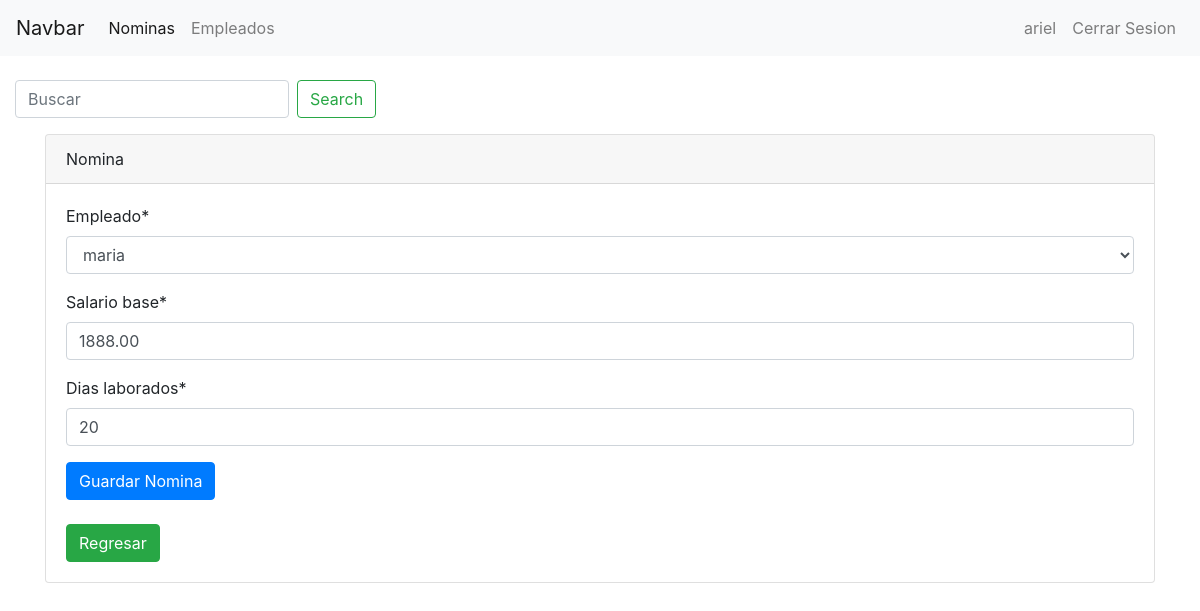
The app's page /nomina/editar/2/ (signed in) with its own data.
### empleados/models.py (models this page shows, shortened)
class Nomina(models.Model):
	empleado = models.ForeignKey('Empleado', on_delete=models.CASCADE)
	salario_base = models.DecimalField(max_digits=10, decimal_places=2, default=0)
	dias_laborados = models.IntegerField(default=0)
	salario_total = models.DecimalField(max_digits=10, decimal_places=2, default=0)
	fecha = models.DateTimeField(default=timezone.now)

### empleados/views.py (the view)
# urls.py: path('nomina/editar/<int:pk>/', NominaUpdateView.as_view(), name='nomina-editar'),
class NominaUpdateView(LoginRequiredMixin, UpdateView):
	model = Nomina
	fields = ['empleado', 'salario_base', 'dias_laborados']

### empleados/models.py (called while the page is built)
	def __str__(self):
		return self.nombre

### empleados/templates/empleados/nomina_form.html (shortened to what this page needs)
{% extends "empleados/base.html" %}
{% load crispy_forms_tags %}
{% block content %}
<div class="container  mt-3">
<div class="card">
	<div class="card-header">Nomina</div>
	<div class="card-body">
		<form method="POST">
			{{form|crispy}}
			<button class="btn btn-primary" type="submit">Guardar Nomina</button>
		</form>
		<div class="mt-4">
			<a class="btn btn-success" href="{% url 'index' %} ">Regresar</a>
		</div>
	</div>
</div>
</div>
{% endblock %}

### empleados/templates/empleados/base.html (shortened to what this page needs)
<!doctype html>
<html lang="en">
<head>
  <link rel="stylesheet" href="https://stackpath.bootstrapcdn.com/bootstrap/4.3.1/css/bootstrap.min.css">
</head>
<body>
 <nav class="navbar navbar-expand-lg navbar-light bg-light">
  <a class="navbar-brand" href="#">Navbar</a>
  <div class="collapse navbar-collapse" id="navbarSupportedContent">
   {% if user.is_authenticated %}
   <ul class="navbar-nav mr-auto">
    <li class="nav-item active">
      <a class="nav-link" href="{% url 'index' %}">Nominas</a>
    </li>
    <li class="nav-item">
      <a class="nav-link" href="{% url 'index-empleados' %}">Empleados</a>
    </li>
  </ul>
  {% endif %}
  <ul class="navbar-nav  ml-auto">
    {% if user.is_authenticated %}
     <li class="nav-item">
    <a class="nav-link" href="">{{user}}</a>
     </li>
    <li class="nav-item">
      <a class="nav-link" href="{% url 'logout' %}">Cerrar Sesion</a>
    </li>
    {% else %}
    <li class="nav-item ">
      <a class="nav-link" href="{% url 'login' %}">Iniciar Sesion</a>
    </li>
    {% endif %}
  </ul>
</div>
</nav>
<div class="container-fluid mt-4">
  {% if user.is_authenticated %}
  <form class="form-inline my-2 my-lg-0" method="GET" action="{% url 'search' %}">
    <input class="form-control mr-sm-2" type="search" placeholder="Buscar" aria-label="Search" value="{{ request.GET.q }}" name="q">
    <button class="btn btn-outline-success my-2 my-sm-0" type="submit">Search</button>
  </form>
  {% endif %}
  {% block content %}
  {% endblock %}
</div>
</body>
</html>

### records on screen
Nomina: empleado "maria", salario_base "1888.00", dias_laborados "20"

### other values on screen
{{ user }} "ariel"
